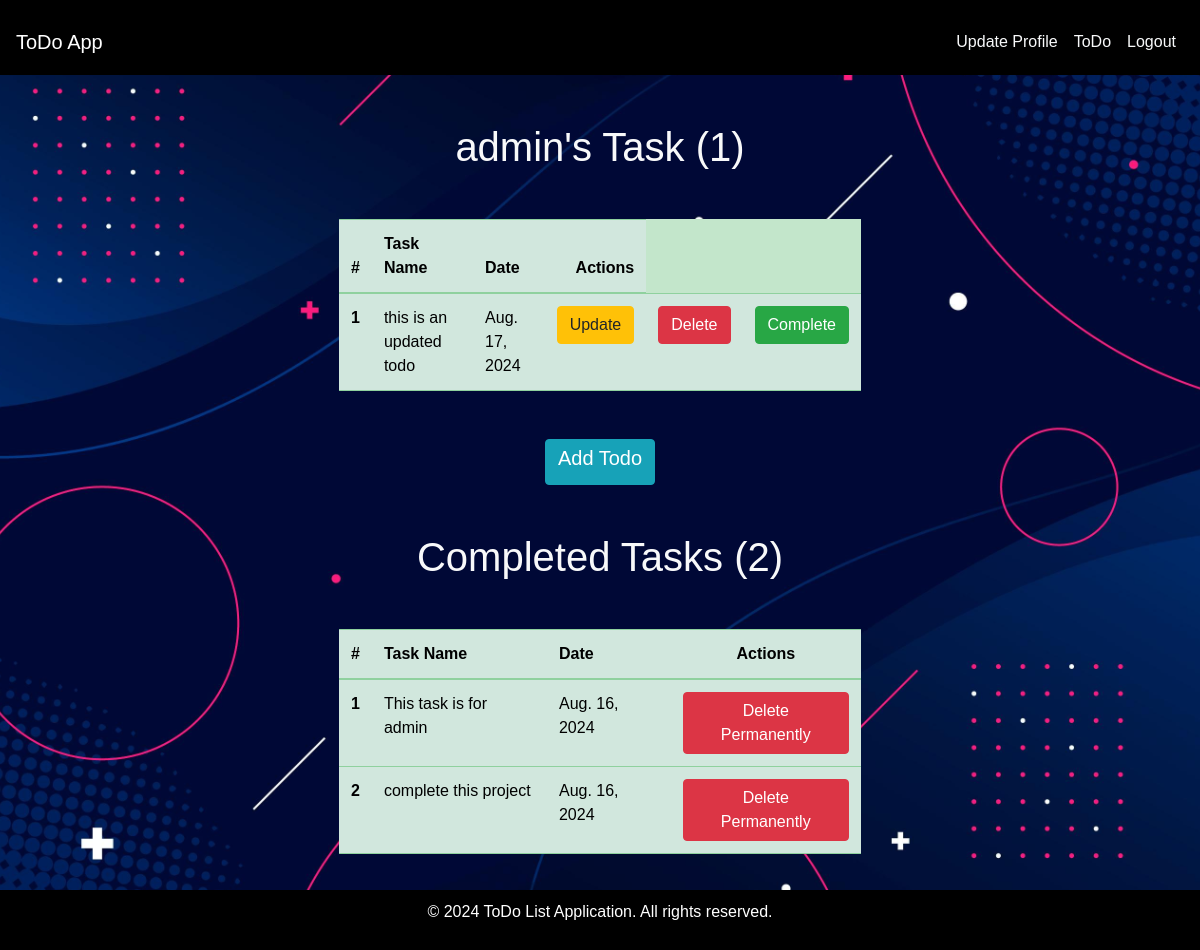
Before: /todo/ (signed in) with the older database file.
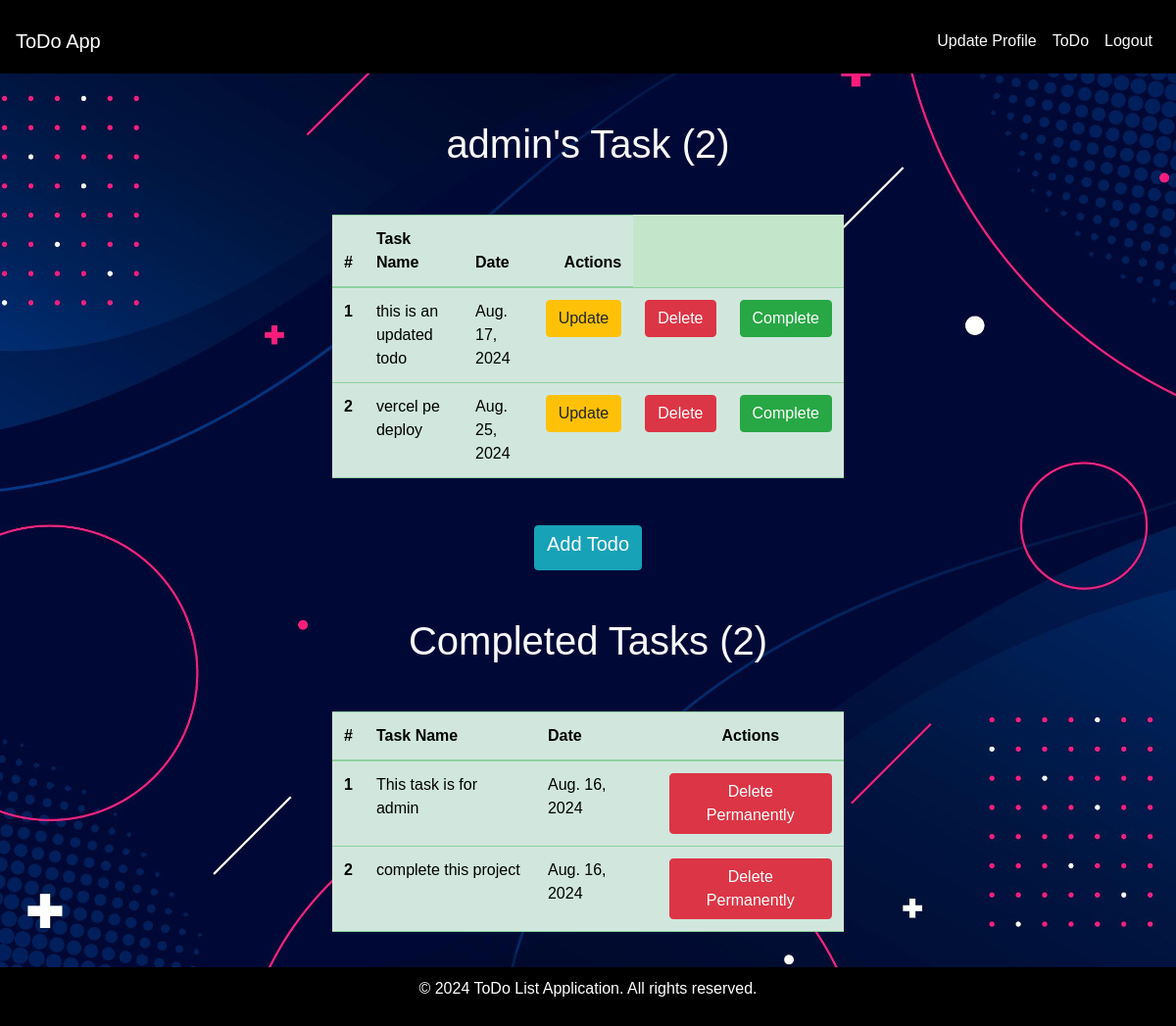
After: the same page with the newer database file.
### main/models.py (models this page shows, shortened)
class Todo(models.Model):
    user = models.ForeignKey(User, on_delete = models.CASCADE)
    task = models.TextField()
    date = models.DateField()
    is_completed = models.BooleanField(default=False)

### main/views.py (the view)
# urls.py: path("todo/", views.todo, name="todo"),
def todo(request):
    user = request.user
    todos = Todo.objects.all()
    incomplete_todos = todos.filter(is_completed = False, user = user)
    completed_todos = todos.filter(is_completed = True, user = user)
    context = {
        "todos": incomplete_todos,
        "completed_todos": completed_todos,
        "user": user
    }
    return render(request, "todo.html", context)

### templates/todo.html (shortened to what this page needs)
{% extends "base.html" %}
{% load static %}
{% block body %}
<div class="row d-flex justify-content-center m-5">
    <div class="col-6">
        <h1 class="text-light text-center mb-5">{{ user.username }}'s Task ({{ todos.count }})</h1>
        <table class="table table-success table-hover">
            <thead>
              <tr>
                <th scope="col">#</th>
                <th scope="col">Task Name</th>
                <th scope="col">Date</th>
                <th scope="col" class="text-end">Actions</th>
              </tr>
            </thead>
            <tbody>
                {% for todo in todos %}
                <tr>
                    <th scope="row">{{ forloop.counter }}</th>
                    <td> {{ todo.task }} </td>
                    <td> {{ todo.date }} </td>
                    <td><a href="{% url 'update_task' todo.id %}" class="btn btn-warning btn">Update</a></td>
                    <td><a href="{% url 'remove_task' todo.id %}" class="btn btn-danger btn">Delete</a></td>
                    <td><a href="{% url 'complete_task' todo.id %}" class="btn btn-success btn">Complete</a></td>
                </tr>
                {% endfor %}
            </tbody>
        </table>
        <div class="d-flex justify-content-center mt-5 mb-5">
            <a href="{% url 'add_todo' %}" class="btn btn-info"><h5>Add Todo</h5></a>
        </div>
        <h1 class="text-light text-center mb-5">Completed Tasks ({{ completed_todos.count }})</h1>
        <table class="table table-success table-hover mb-5">
            <thead>
              <tr>
                <th scope="col">#</th>
                <th scope="col">Task Name</th>
                <th scope="col">Date</th>
                <th scope="col" class="text-center">Actions</th>
              </tr>
            </thead>
            <tbody>
                {% for todo in completed_todos %}
                <tr>
                    <th scope="row">{{ forloop.counter }}</th>
                    <td> {{ todo.task }} </td>
                    <td> {{ todo.date }} </td>
                    <td><a href="{% url 'remove_task' todo.id %}" class="btn btn-danger btn">Delete Permanently</a></td>
                </tr>
                {% endfor %}
            </tbody>
        </table>
    </div>
</div>
{% endblock %}

### templates/base.html (shortened to what this page needs)
{% load static %}
<!DOCTYPE html>
<html lang="en">
<head>
    <link href="https://cdn.jsdelivr.net/npm/bootstrap@5.3.3/dist/css/bootstrap.min.css" rel="stylesheet">
    <link href="https://maxcdn.bootstrapcdn.com/bootstrap/4.5.2/css/bootstrap.min.css" rel="stylesheet">
    <link rel="stylesheet" href="{% static 'css/base.css' %}">
</head>
<body>
    <nav class="navbar navbar-expand-lg navbar-dark pt-4" style="background-color:black">
        <a class="navbar-brand" href="{% url 'home' %}"><h5>ToDo App</h5></a>
        <div class="collapse navbar-collapse" id="navbarNav">
            <ul class="navbar-nav ml-auto">
                <li class="nav-item">
                    <a class="nav-link text-light h6" href="{% url 'update_profile' %}">Update Profile</a>
                </li>
                <li class="nav-item">
                    <a class="nav-link text-light h6" href="{% url 'todo' %}">ToDo</a>
                </li>
                <li class="nav-item">
                    <a class="nav-link text-light h6" href="{% url 'logout' %}">Logout</a>
                </li>
            </ul>
        </div>
    </nav>
    {% block body %}
    {% endblock %}
        <footer style="background-color:black">
            <p>&copy; 2024 ToDo List Application. All rights reserved.</p>
        </footer>
</body>
</html>

### demo_static/css/base.css (style rules this page uses)
body { background: url("/static/images/bg.jpg"); background-size: cover; background-position: center; font-family: "Poppins", sans-serif; display: flex; flex-direction: column; min-height: 100vh; }
footer { background-color: #343a40; color: white; padding: 10px 0; text-align: center; margin-top: 30%; position: fixed; width: 100%; bottom: 0; }

Changed rows visible on the page:
added Todo: task "vercel pe deploy", date "Aug. 25, 2024", shown under "admin's Task (2)"
Other visible differences:
{{ todos.count }}: "1" → "2"
